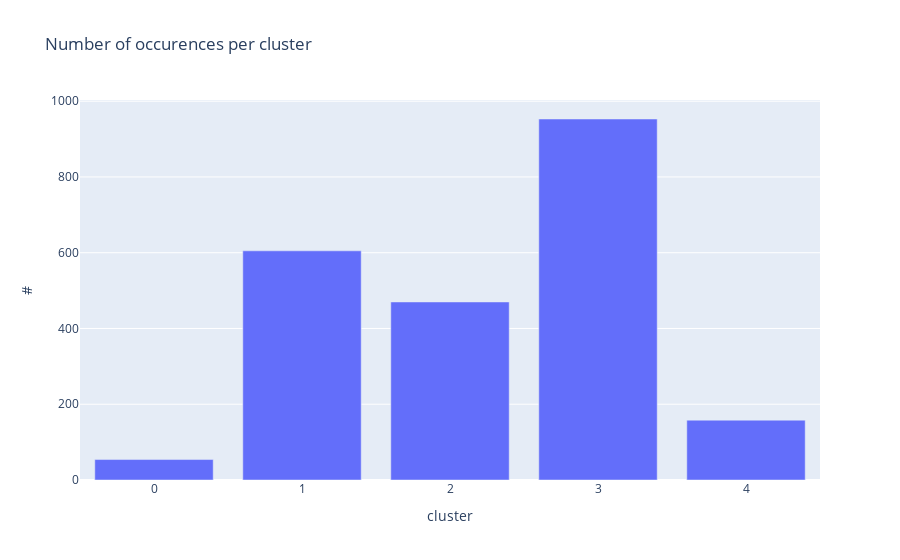

This figure's notebook cell:
### Code cell
px.bar(
    df2['cluster'].value_counts(),
    y='cluster',
    labels={'index': 'cluster', 'cluster': '#'},
    title='Number of occurences per cluster'
)

### Figure 1 — Plotly figure (JSON) as saved in the notebook; plotly's stock layout.template omitted (floating-point values rounded to 4 significant figures)
{"data": [{"alignmentgroup": "True", "hovertemplate": "cluster=%{x}<br>#=%{y}<extra></extra>", "legendgroup": "", "marker": {"color": "#636efa"}, "name": "", "offsetgroup": "", "orientation": "v", "showlegend": false, "textposition": "auto", "type": "bar", "x": [3, 1, 2, 4, 0], "xaxis": "x", "y": [953, 605, 470, 158, 54], "yaxis": "y"}], "layout": {"barmode": "relative", "legend": {"tracegroupgap": 0}, "title": {"text": "Number of occurences per cluster"}, "xaxis": {"anchor": "y", "domain": [0.0, 1.0], "title": {"text": "cluster"}}, "yaxis": {"anchor": "x", "domain": [0.0, 1.0], "title": {"text": "#"}}}}
